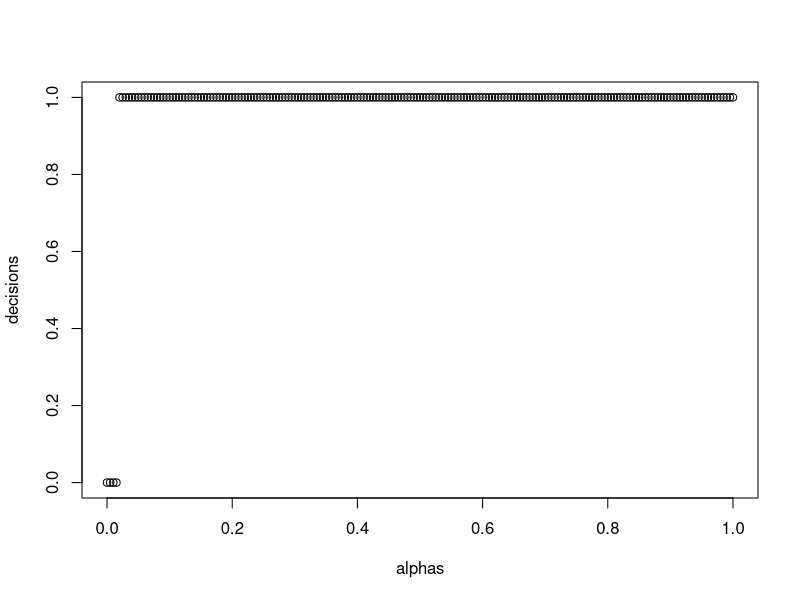

Write R code to recreate this figure.
## ---- chunk 1
z.test1 = function(p_est, p, n, alpha) {
  #
  #
  #
  z = (p_est - p) / sqrt(p * (1 - p) / n)
  decision = abs(z) >= qnorm(1 - alpha / 2)
  return(list(statistic=z, decision=decision))
}

p_est = 95 / 160
p = 0.5
n = 160

z.test1(p_est, p, n, 0.05)
## ---- chunk 2
alphas = seq(0, 1, by=1 / 200)
decisions = alphas

for(i in 1:length(alphas)) {
  alpha = alphas[i]
  res = z.test1(p_est, p, n, alpha)
  decisions[i] = res$decision
}

plot(alphas, decisions)
## ---- chunk 3
z.test = function(p_est, p, n) {
  z = (p_est - p) / sqrt(p * (1 - p) / n)
  p.value = 2 * (1 - pnorm(abs(z)))
  return(list(statistic=z, p.value=p.value))
}
z.test(p_est, p, n)
## ---- chunk 4
prop.test(x = 95, n=160, p=0.5, correct=FALSE)
## ---- chunk 5
p1_est = 65 / 160
p2_est = 1 - 65 / 160
p1 = 0.5
p2 = 0.5
n = 160

statistic = (n * p1_est - n * p1)^2 / (n * p1) + (n * p2_est - n * p2)^2 / (n * p2)
statistic
## ---- chunk 6
c(p1_est - sqrt(p1_est * (1 - p1_est) / n) * qnorm(1 - 0.05 / 2), p1_est + sqrt(p1_est * (1 - p1_est) / n) * qnorm(1 - 0.05 / 2))
p1_est
